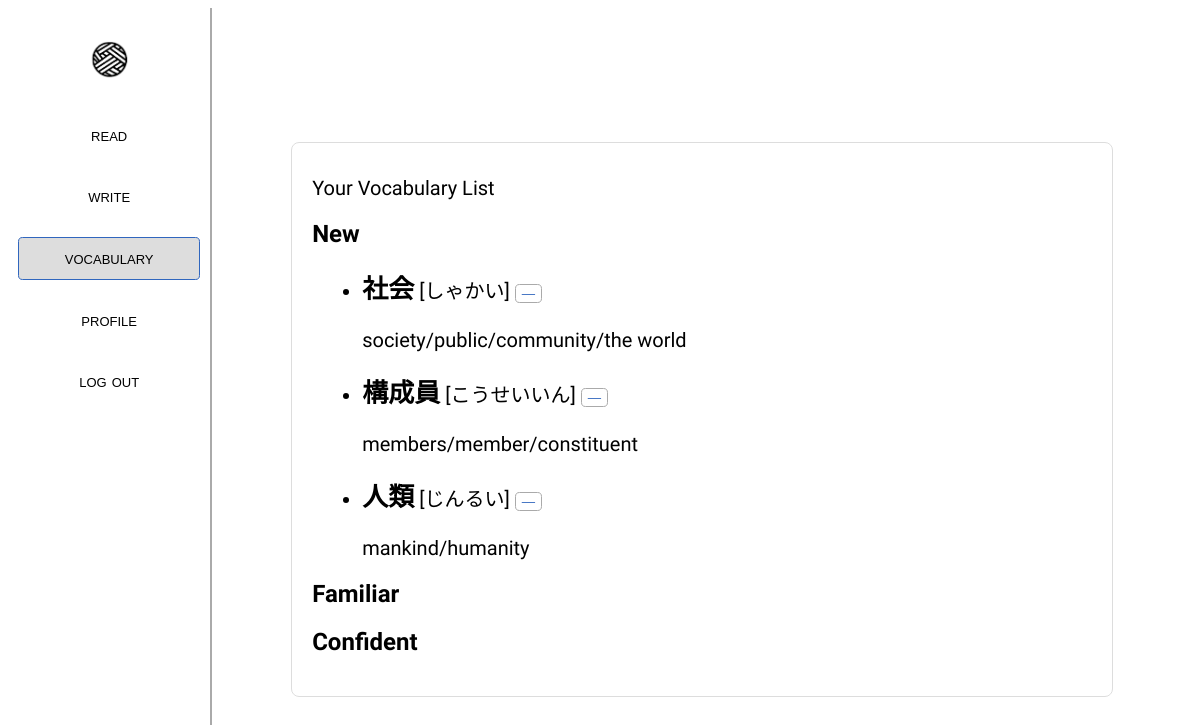
/vocab (signed in), run on the app's committed database.
### app.py (models this page shows)
class Vocabulary(db.Model):
    id = db.Column(db.Integer, primary_key=True)
    chinese_word = db.Column(db.String(100), nullable=False)
    translation = db.Column(db.String(100), server_default='')
    pronunciation = db.Column(db.String(100), server_default='')
    level = db.Column(db.String(50), nullable=False)  # Values: 'new', 'familiar', 'confident'
    user_id = db.Column(db.Integer, db.ForeignKey('users.id'), nullable=False)
    user = db.relationship('User', back_populates='vocabularies')

### app.py (the view)
@app.route('/vocab', methods=['GET', 'POST'])
def vocab():
    if (request.method == "POST"):
        if request.form.get('delete'):
            delete = request.form.get('delete')
            user = User.query.filter_by(username=session['user']).first()
            Vocabulary.query.filter_by(user_id=user.id, chinese_word=delete).delete()
            db.session.commit()
            return redirect('/vocab')
        else:
            return redirect('/vocab')
    else:
        if 'user' not in session:
            return redirect('/login')
        user_id = User.query.filter_by(username=session['user']).first().id
        vocab_list = Vocabulary.query.filter_by(user_id=user_id).all()
        vocab_dict = {'new': [], 'familiar': [], 'confident': []}
        for vocab in vocab_list:
            vocab_dict[vocab.level].append({'word' : vocab.chinese_word, 'sense' : vocab.translation.split('(')[0], 'pronunciation' : vocab.pronunciation})
        return render_template('vocab.html', vocab=vocab_dict)

### templates/vocab.html (shortened to what this page needs)
<!DOCTYPE html>
<html>
<head>
    <link rel="stylesheet" href="../static/styles.css">
</head>
<body>
    <div class="urbanist-main">
        <div style="display:flex; flex-direction: row;">
            <div class="sidebar" style="flex-direction: column;">
                <a href="/" style="display: inline-block; height: 40px;">
                    <img style="height: 100%;" src="../static/wordweaverlogo.png" alt="Home">
                </a>
                <div style="display: flex; flex-direction: column; margin-top:15px; width:90%">
                    <div class="sidebar-item" >
                        <form action="/read" style="width:100%">
                            <button class="white long smallcaps-text" style="width:100%; color:black; border:0px;">
                                read
                            </button>
                        </form>
                    </div>
                    <div class="sidebar-item" >
                        <form action="/read" style="width:100%">
                            <button class="white long smallcaps-text" style="width:100%; color:black; border:0px">
                                write
                            </button>
                        </form>
                    </div>
                    <div class="sidebar-item" >
                        <form action="/vocab" style="width:100%">
                            <button class="long smallcaps-text" style="width:100%; color:black; background: #ddd; border: 1px solid #3066be">
                                vocabulary
                            </button>
                        </form>
                    </div>
                    <div class="sidebar-item" >
                        <form action="/profile" style="width:100%">
                            <button class="white long smallcaps-text" style="width:100%; color:black; border:0px">
                                profile
                            </button>
                        </form>
                    </div>
                    <div class="sidebar-item" >
                        <form action="/logout" style="width:100%">
                            <button class="white long smallcaps-text" style="width:100%; color:black; border:0px">
                                log out
                            </button>
                        </form>
                    </div>
                </div>
            </div>
            <div class="ui" style="width:100%; overflow: scroll; max-height: 100vh; display: inline-block;">
                <div style="flex-direction: column;">
                    <div class="left aligned column main-col" style="max-width: 800px; margin-top: 150px;">
                        <div class="center-container" id="text" style="text-align: left;">
                            <h1 class="huge">Your Vocabulary List</h1>
                            <form action="/vocab" method="POST">
                            {% for level, words in vocab.items() %}
                                <h2>{{ level.capitalize() }}</h2>
                                <ul>
                                {% for word in words %}
                                    <li><span style="font-weight: 600;font-size: 26px;">{{ word.word }}</span>{% if word.pronunciation != "" %}<span>&nbsp;[{{ word.pronunciation}}]</span>{% endif %}&nbsp;<button value="{{ word.word }}" name="delete" style="margin-bottom:5px" class="white">—</button>
                                        <p>{{ word.sense }}</p>
                                    </li>
                                {% endfor %}
                                </ul>
                            {% endfor %}
                        </form>
                        </div>
                    </div>
                </div>
            </div>
        </div>
    </div>
</body>
</html>

### static/styles.css (style rules this page uses)
.center-container { margin: 10px; text-align: center; box-sizing: inherit; }
.ui { flex-wrap: wrap; padding: 0; margin: -1rem; }
.left.aligned { text-align: left; }
.column { max-width: 800px; width: 100%; padding: 10px; }
.huge { font-size: 1.25em; font-weight: 400; }
button { border: 1px solid rgba(34,36,38,.15); border-radius: .28571429rem; transition: box-shadow .1s ease,border-color .1s ease; box-shadow: none; bottom: 1px; cursor: pointer; }
li { font-size: 20px; margin:10px }
.urbanist-main { font-family: "Urbanist", sans-serif; font-optical-sizing: auto; font-style: normal; }
button.long { padding: 10px 35px; }
button.white { background:#fff; color: #3066be; border-color: #aaa }
body { animation: fadeInAnimation ease 1s; animation-iteration-count: 1; animation-fill-mode: forwards; }
.main-col { display: flex; flex-direction: column; margin: auto; border: 1px solid #ddd; background: #fff; border-radius: 8px; }
.sidebar { display: flex; width: 20%; padding-top:2rem; align-items: center; border-right: 2px solid #aaa; height: 95vh; z-index: 2; }
.sidebar-item { width: 100%; justify-content: center; display: flex; margin-top:20px }
.smallcaps-text { font-size: 18px; font-variant: small-caps;; }

### data on the page
Vocabulary: word "社会", pronunciation "しゃかい", sense "society/public/community/the world"
Vocabulary: word "構成員", pronunciation "こうせいいん", sense "members/member/constituent"
Vocabulary: word "人類", pronunciation "じんるい", sense "mankind/humanity"

### other printed values
{{ level.capitalize() }} "New" "Familiar" "Confident"
